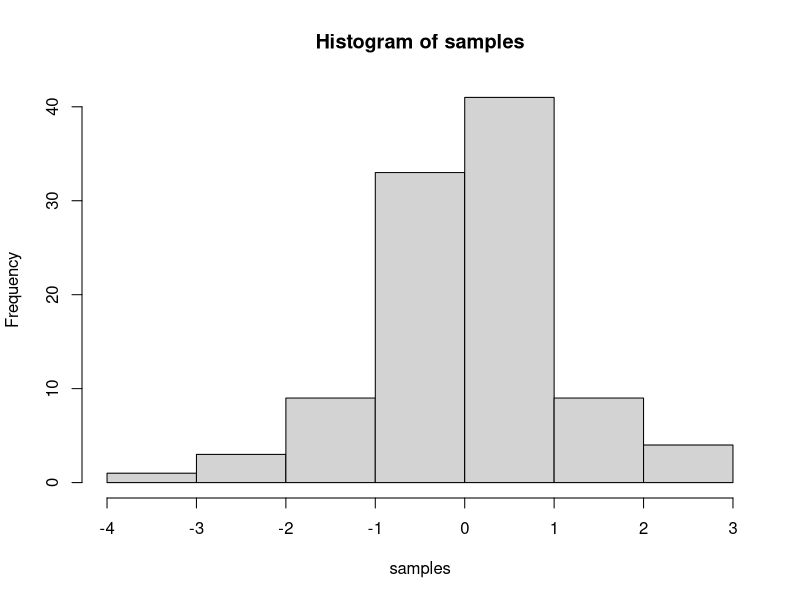
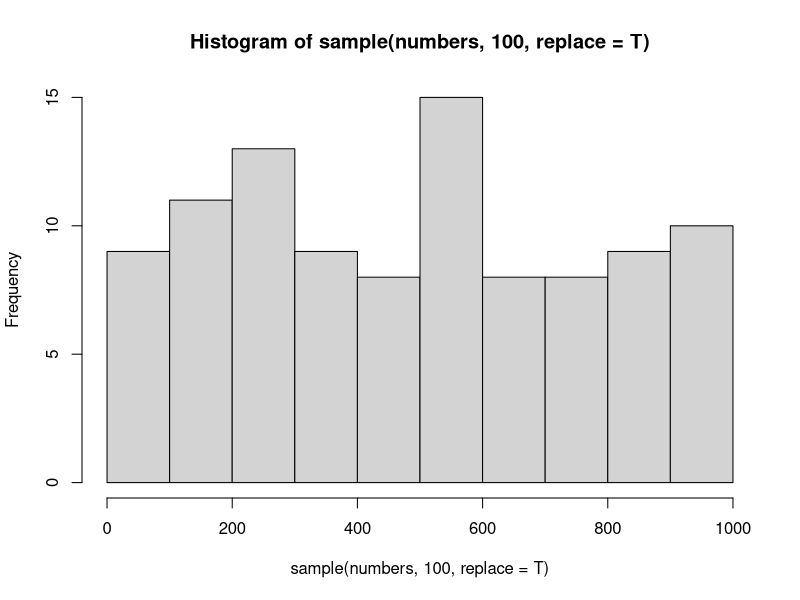

Generate these figures, in order, with R: (Note: this script raises an error after producing the figures.)
## ---- chunk 1
knitr::opts_chunk$set(message=FALSE,warning=FALSE, cache=TRUE)
## ---- chunk 2
samples <- rnorm(100, mean=0, sd=1)
hist(samples)
## ---- chunk 3
numbers <- 1:1000

# This will print the first 10 elements of the vector numbers
numbers[1:10]

# This will plot a histogram of 100 random elements of the vector numbers
hist(sample(numbers, 100, replace = T))
## ---- chunk 4
class(cars)

cars_tbl <- as_tibble(cars)
class(cars_tbl)
